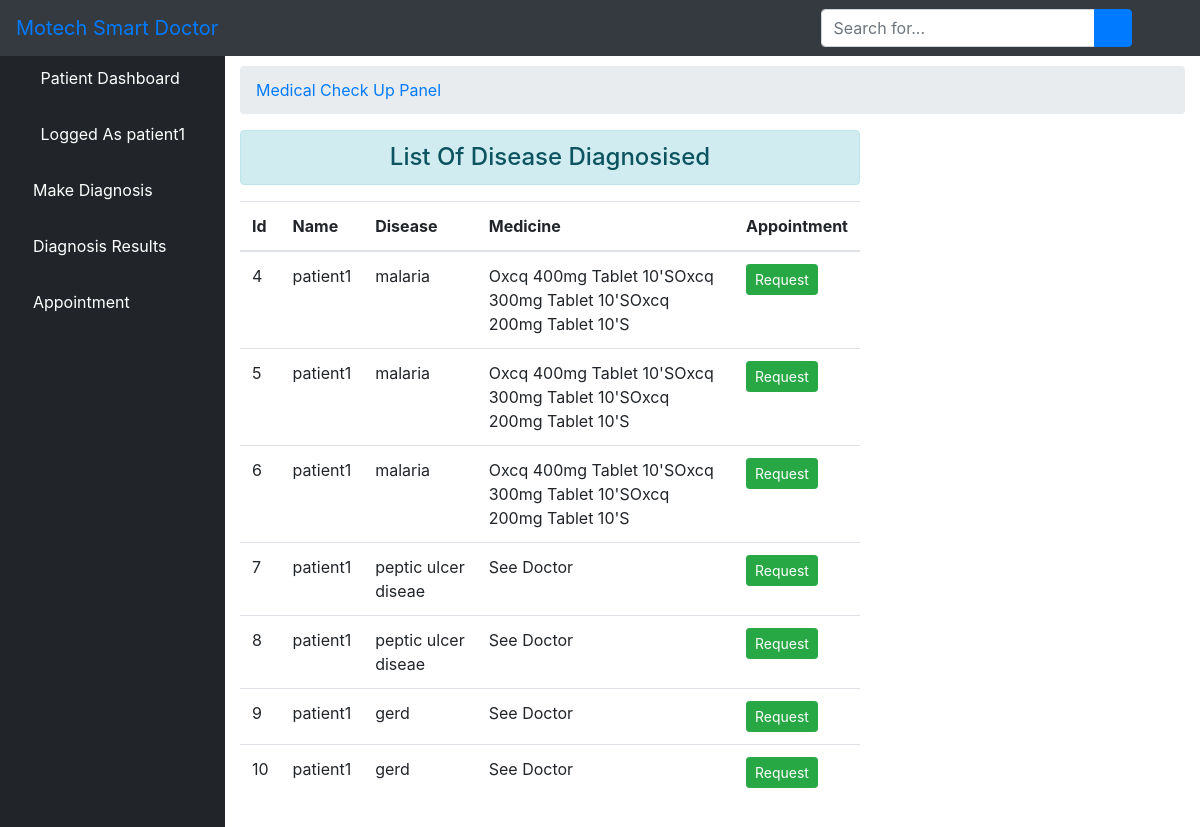
Screenshot of /result/ (signed in) with the database file from the repository.
### core/models.py (models this page shows, shortened)
class User(AbstractUser):
    is_patient = models.BooleanField(default=False)
    is_doctor = models.BooleanField(default=False)
    phonenumber = models.CharField(max_length=200,null=True)

class Medical(models.Model):
    s1 = models.CharField(max_length=200)
    s2 = models.CharField(max_length=200)
    s3 = models.CharField(max_length=200)
    s4 = models.CharField(max_length=200)
    s5 = models.CharField(max_length=200)
    disease = models.CharField(max_length=200)
    medicine = models.CharField(max_length=200)
    patient = models.ForeignKey(User, related_name="patient", on_delete= models.CASCADE)
    doctor = models.ForeignKey(User, related_name="doctor", on_delete= models.CASCADE, null=True)
    created_on = models.DateTimeField(auto_now_add=True)

### core/views.py (the view)
# urls.py: path('result/', views.patient_result, name='result'),
def patient_result(request):
	user_id = request.user.id
	disease = Medical.objects.all().filter(patient_id=user_id)
	context = {'disease':disease, 'status':'1'}
	return render(request, 'patient/result.html', context)

### core/templates/patient/result.html (shortened to what this page needs)
{% extends 'patient/base.html' %}
{% block body %}
 <div id="content-wrapper">
        <div class="container-fluid">
            <ol class="breadcrumb">
                <li class="breadcrumb-item">
                    <a href="">Medical Check Up Panel</a>
                </li>
            </ol>
            <div class="row">
            <div class="col-sm-8">
                <h4 class="text-center alert alert-info">List Of Disease Diagnosised</h4>
                <table class="table table-hover">
                    <thead>
                        <tr>
                            <th scope="col">Id</th>
                            <th scope="col">Name</th>
                            <th scope="col">Disease</th>
                            <th scope="col">Medicine</th>
                            <th scope="col">Appointment</th>
                        </tr>
                    </thead>
                    <tbody id="tbody">
                        {% for d in disease %}
                        <tr>
                            <td>{{ d.id }}</td>
                            <td>{{ d.patient.username }}</td>
                            <td>{{ d.disease }}</td>
                            {% if d.medicine == "" %}
                            <td>Yet Recommended</td>
                            {% else %}
                            <td>{{ d.medicine }}</td>
                            {% endif %}
                            <td>
                                <input class="btn btn-success btn-sm btn_ment" type="button" data-sid="{{d.id}}" value="Request">
                            </td>
                        </tr>
                        {% endfor %}
                    </tbody>
                </table>
            </div>
            </div>
        </div>
        </div>
{% endblock %}

### core/templates/patient/base.html (shortened to what this page needs)
{% load static %}
<!DOCTYPE html>
<html>
<head>
    <link rel="stylesheet" href="{% static 'core/css/bootstrap/four/bootstrap.css' %}">
    <link href="{% static 'core/css/sb-admin.css' %}" rel="stylesheet">
    <link href="{% static 'core/css/fontawesome-free/css/all.min.css' %}" rel="stylesheet" type="text/css">
</head>
<body id="page-top">
<nav class="navbar navbar-expand navbar-dark bg-dark fixed-top">
    <a class="navbar-brand mr-1 text-primary" href="">Motech Smart Doctor</a>
    <button class="btn btn-link btn-sm text-white order-1 order-sm-0" id="sidebarToggle" href="#">
        <i class="fas fa-bars"></i>
    </button>
    <form class="d-none d-md-inline-block form-inline ml-auto mr-0 mr-md-3 my-2 my-md-0">
        <div class="input-group">
            <input type="text" class="form-control" placeholder="Search for..." aria-label="Search" aria-describedby="basic-addon2">
            <div class="input-group-append">
                <button class="btn btn-primary" type="button">
                    <i class="fas fa-search"></i>
                </button>
            </div>
        </div>
    </form>
    <ul class="navbar-nav ml-auto ml-md-0">
        <li class="nav-item dropdown no-arrow">
            <a class="nav-link dropdown-toggle" href="#" id="userDropdown" role="button" data-toggle="dropdown" aria-haspopup="true" aria-expanded="false">
                <i class="fas fa-user-circle fa-fw text-primary"></i>
            </a>
        </li>
    </ul>
</nav>
<div id="wrapper" style="padding-top: 50px">
<ul class="sidebar navbar-nav">
    <li class="nav-item active">
        <a class="nav-link" href="{% url 'patient' %}">
            <i class="fas fa-fw fa-tachometer-alt"></i>
            <span>Patient Dashboard</span>
        </a>
    </li>
    <li class="nav-item active">
        <a class="nav-link" href="">
            <i class="fas fa-user-circle fa-fw text-primary"></i>
            <span>Logged As {{ user.username }}</span>
        </a>
    </li>
    {% if status == '1' %}
     <li class="nav-item">
        <a class="nav-link" href="{% url 'diagnosis' %}">
            <i class="fas fa-microscope text-primary"></i>
            <span style="color: white">Make Diagnosis</span>
        </a>
    </li>
    <li class="nav-item">
        <a class="nav-link" href="{% url 'result' %}">
            <i class="fas fa-pager text-primary"></i>
            <span style="color: white">Diagnosis Results</span>
        </a>
    </li>
    <li class="nav-item">
        <a class="nav-link" href="{% url 'ment_list' %}">
            <i class="fas fa-calendar text-primary"></i>
            <span style="color: white">Appointment</span>
        </a>
    </li>
    {% endif %}
</ul>
    {% block body %}{% endblock %}
</div>

### rows the page displays
User: username "patient1"
Medical: id "4", patient.username "patient1", disease "malaria", medicine "Oxcq 400mg Tablet 10'SOxcq 300mg Tablet 10'SOxcq 200mg Tablet 10'S"
Medical: id "5", patient.username "patient1", disease "malaria", medicine "Oxcq 400mg Tablet 10'SOxcq 300mg Tablet 10'SOxcq 200mg Tablet 10'S"
Medical: id "6", patient.username "patient1", disease "malaria", medicine "Oxcq 400mg Tablet 10'SOxcq 300mg Tablet 10'SOxcq 200mg Tablet 10'S"
Medical: id "7", patient.username "patient1", disease "peptic ulcer diseae", medicine "See Doctor"
Medical: id "8", patient.username "patient1", disease "peptic ulcer diseae", medicine "See Doctor"
Medical: id "9", patient.username "patient1", disease "gerd", medicine "See Doctor"
Medical: id "10", patient.username "patient1", disease "gerd", medicine "See Doctor"
